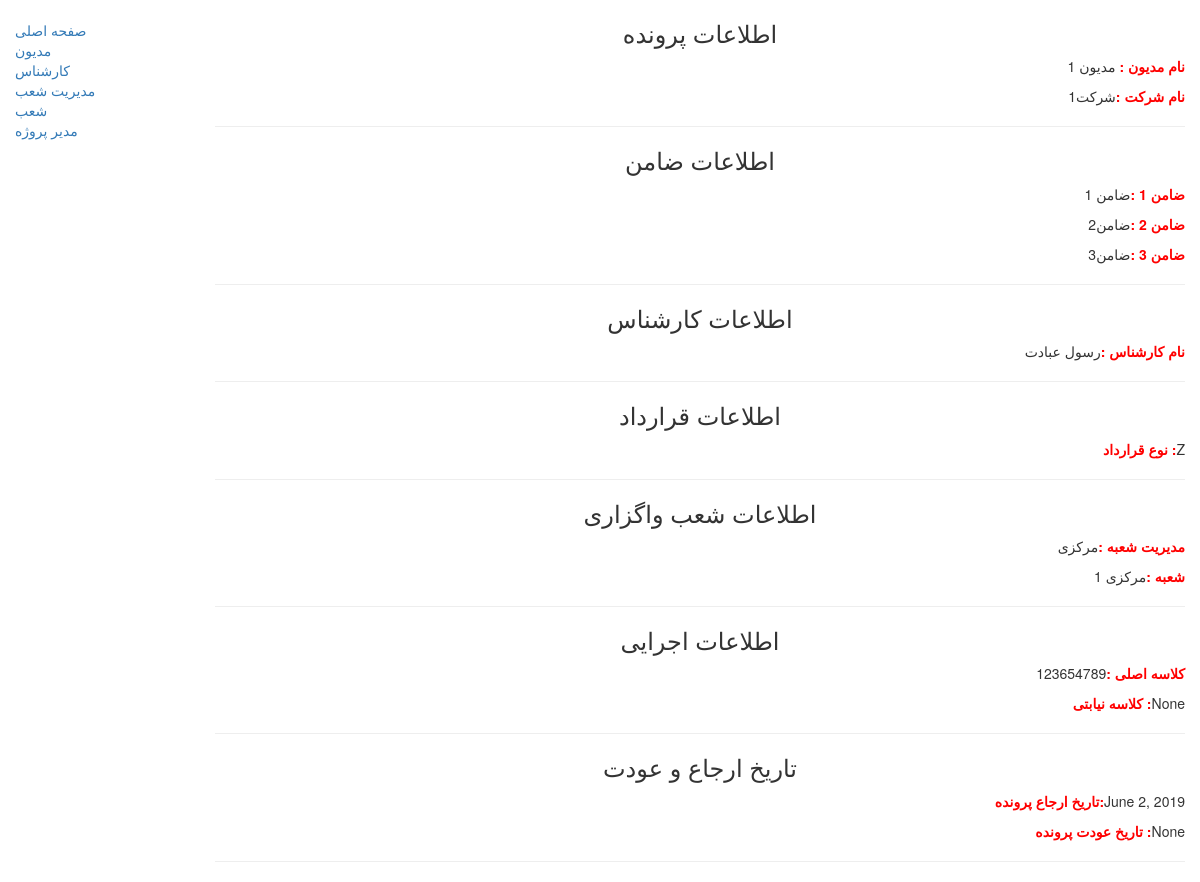
The page /app/madion/783a67a6-23d3-44a7-b1cc-2080b283b90d/ on the database its author committed.
### app/models.py (models this page shows, shortened)
class Madion(models.Model):
    madion_id=models.UUIDField(primary_key = True,default=uuid.uuid4,help_text = 'Unique Id for this particular Madion' )
    madion_name = models.CharField(max_length = 100)
    madion_compani =models.CharField(max_length = 100)
    madion_zamen1 = models.CharField(max_length = 100,null=True,blank=True)
    madion_zamen2 = models.CharField(max_length = 100,null=True,blank=True)
    madion_zamen3 = models.CharField(max_length = 100,null=True,blank=True)
    noe_status = (
        ('R','رهنی'),
        ('Z','لازم الاجرا'))
    noe_madion= models.CharField(max_length=1,choices=noe_status,blank=True,default='m',help_text='Book availabi')
    modiriat_name = models.ForeignKey('Modiriat',on_delete=models.SET_NULL,null=True)
    shobe_name    = models.ForeignKey('Shobe',on_delete=models.SET_NULL,null=True)
    karshenas_name = models.ForeignKey('Karshenas',on_delete=models.SET_NULL,null=True)
    date_erjae = models.DateField(null=True,blank=True)
    kelase_asli= models.CharField(max_length = 100,null=True,blank=True)
    kelase_niabati= models.CharField(max_length = 100,null=True,blank=True)
    odat_banck = models.DateField(null=True,blank=True)

class Karshenas (models.Model):
      karshenas_title=models.CharField(max_length=200)
      karshenas_id  =models.UUIDField(primary_key = True,default=uuid.uuid4,help_text = 'Unique Id for this particular Karshenas' )
      def __str__(self):
         return '%s'%(self.karshenas_title)

class Modiriat (models.Model):
      modiriat_title=models.CharField(max_length=200)
      modiriat_id = models.UUIDField(primary_key=True,default=uuid.uuid4,help_text='Unique Id for this particular Modiriat')
      def __str__(self):
         return '%s'%(self.modiriat_title)

class Shobe (models.Model):
    shobe_id = models.UUIDField(primary_key = True,default=uuid.uuid4,help_text = 'Unique Id for this particular Shobe' )
    shobe_title=models.CharField(max_length=200)
    modiriat = models.ForeignKey('Modiriat',on_delete=models.SET_NULL,null=True)
    def __str__(self):
        return '%s'%(self.shobe_title)

### app/views.py (the view)
# urls.py: url(r'^madion/(?P<pk>[0-9A-Za-z-]+)/$',views.MadionDetailView.as_view(),name='madion-detail'),
class MadionDetailView(generic.DetailView):
    model=models.Madion
    template_name = 'app/madion_detail.html'

### app/templates/app/madion_detail.html
{% extends "app/base_generic.html" %}
{% block content %}
    <h3 style="text-align:center;" > اطلاعات پرونده</h3>
      <ul>
        <p style="text-align:right;" ><strong  style="color:red;">نام مدیون : </strong>{{madion.madion_name}}</p>
        <p style="text-align:right;"><strong style="color:red;">نام شرکت :</strong>{{madion.madion_compani}}</p>
      </ul>
    <hr>
    <h3 style="text-align:center;">اطلاعات ضامن</h3>
    <ul>
      <p style="text-align:right;"><strong style="color:red;" >ضامن 1 :</strong>{{madion.madion_zamen1}}</p>
      <p style="text-align:right;"><strong style="color:red;">ضامن 2 :</strong>{{madion.madion_zamen2}}</p>
      <p style="text-align:right;"><strong style="color:red;">ضامن 3 :</strong>{{madion.madion_zamen3}}</p>
    </ul>
    <hr>
    <h3 style="text-align:center;">اطلاعات کارشناس</h3>
    <ul>
        <p style="text-align:right;"><strong style="color:red;">نام کارشناس :</strong>{{madion.karshenas_name}}</p>
    </ul>
    <hr>
    <h3 style="text-align:center;">اطلاعات قرارداد</h3>
    <ul>
      <p style="text-align:right;"><strong style="color:red;">نوع قرارداد :</strong>{{madion.noe_madion}}</p>
    </ul>
    <hr>
    <h3 style="text-align:center;">اطلاعات شعب واگزاری</h3>
    <ul>
      <p style="text-align:right;"><strong style="color:red;">مدیریت شعبه :</strong>{{madion.modiriat_name}}</p>
      <p style="text-align:right;"><strong style="color:red;">شعبه :</strong>{{madion.shobe_name}}</p>
    </ul>
    <hr>
    <h3 style="text-align:center;">اطلاعات اجرایی</h3>
    <ul>
      <p style="text-align:right;"><strong style="color:red;">کلاسه اصلی :</strong>{{madion.kelase_asli}}</p>
      <p style="text-align:right;"><strong style="color:red;">کلاسه نیابتی :</strong>{{madion.kelase_niabati}}</p>
    </ul>
    <hr>
    <h3 style="text-align:center;">تاریخ ارجاع و عودت</h3>
    <ul>
      <p style="text-align:right;"><strong style="color:red;">تاریخ ارجاع پرونده:</strong>{{madion.date_erjae}}</p>
      <p style="text-align:right;"><strong style="color:red;">تاریخ عودت پرونده :</strong>{{madion.odat_banck}}</p>
    </ul>
    <hr>
{% endblock %}

### app/templates/app/base_generic.html (shortened to what this page needs)
<!DOCTYPE html>
<html lang="en" >
  <head >
    <link rel="stylesheet" href="https://maxcdn.bootstrapcdn.com/bootstrap/3.3.7/css/bootstrap.min.css">
    {% load static %}
    <link rel="stylesheet" href="{% static 'app/styles.css' %}">
  </head>
  <body >
    <div class="container-fluid"  >
      <div class="row">
        <div class="col-sm-2" >
          {%block sidebar%}
          <ul class="sidebar-nav" >
            <li><a href="{% url 'app:index' %}">صفحه اصلی</a></li>
            <li><a href="{% url 'app:madion' %}">مدیون</a></li>
            <li><a href="{% url 'app:karshenas' %}">کارشناس</a></li>
            <li><a href="{% url 'app:modiriat' %}">مدیریت شعب</a></li>
            <li><a href="{% url 'app:shobe' %}">شعب</a></li>
            <li><a href="/admin/">مدیر پروژه</a></li>
          </ul>
          {%endblock%}
        </div>
        <div class="col-sm-10" >
          {%block content%}{%endblock%}
        </div>
      </div>
    </div>
  </body>
</html>

### app/static/app/styles.css (style rules this page uses)
.sidebar-nav { margin-top: 20px; padding: 0; list-style: none; }

### rows shown on the page
Madion: madion_name "مدیون 1", madion_compani "شرکت1", madion_zamen1 "ضامن 1", madion_zamen2 "ضامن2", madion_zamen3 "ضامن3", karshenas_name "رسول عبادت", noe_madion "Z", modiriat_name "مرکزی", shobe_name "مرکزی 1", kelase_asli "123654789", kelase_niabati "None", date_erjae "June 2, 2019", odat_banck "None"
